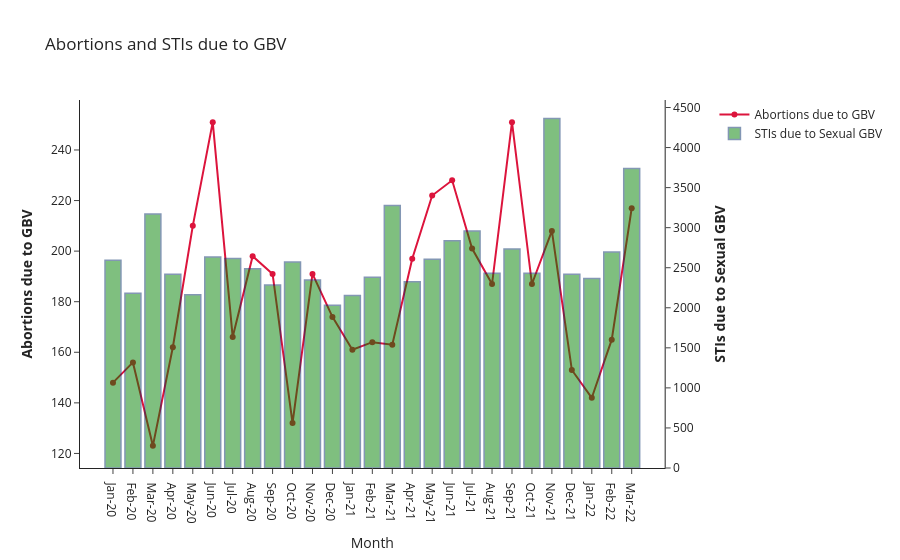

The cell this chart's notebook holds for it:
### Markdown cell above
# Injury and sexual transmitted infections

### Code cell
fig = make_subplots(specs=[[{"secondary_y": True}]])

# Add traces

fig.add_trace(
    go.Scatter(x=CEHS_all_cap["periodname"], y=CEHS_all_cap["Abortions_due_to_GBV"],
               mode='lines+markers',marker_color='crimson',
               name="Abortions due to GBV"),
    secondary_y=False,
)

fig.add_trace(
    go.Bar(x=CEHS_all_cap["periodname"], y=CEHS_all_cap["STI_due_to_Sexual_Gender_Based_Violence"], 
           name="STIs due to Sexual GBV",
           marker_color ='green',
           marker_line_width=1.5,
           marker_line_color='rgb(8,48,107)',
          opacity=0.5),
    secondary_y=True,
)


# Add figure title
fig.update_layout(
    title_text="Abortions and STIs due to GBV"
)

# Set x-axis title
fig.update_xaxes(title_text="Month")

# Set y-axes titles
fig.update_yaxes(title_text="<b>Abortions due to GBV</b>", secondary_y=False)
fig.update_yaxes(title_text="<b>STIs due to Sexual GBV</b>", secondary_y=True)
fig.layout.template = 'simple_white'
fig.show()

### Figure 1 — Plotly figure (JSON) as saved in the notebook; plotly's stock layout.template omitted (floating-point values rounded to 4 significant figures)
{"data": [{"marker": {"color": "crimson"}, "mode": "lines+markers", "name": "Abortions due to GBV", "type": "scatter", "x": ["Jan-20", "Feb-20", "Mar-20", "Apr-20", "May-20", "Jun-20", "Jul-20", "Aug-20", "Sep-20", "Oct-20", "Nov-20", "Dec-20", "Jan-21", "Feb-21", "Mar-21", "Apr-21", "May-21", "Jun-21", "Jul-21", "Aug-21", "Sep-21", "Oct-21", "Nov-21", "Dec-21", "Jan-22", "Feb-22", "Mar-22"], "xaxis": "x", "y": [148, 156, 123, 162, 210, 251, 166, 198, 191, 132, 191, 174, 161, 164, 163, 197, 222, 228, 201, 187, 251, 187, 208, 153, 142, 165, 217], "yaxis": "y"}, {"marker": {"color": "green", "line": {"color": "rgb(8,48,107)", "width": 1.5}}, "name": "STIs due to Sexual GBV", "opacity": 0.5, "type": "bar", "x": ["Jan-20", "Feb-20", "Mar-20", "Apr-20", "May-20", "Jun-20", "Jul-20", "Aug-20", "Sep-20", "Oct-20", "Nov-20", "Dec-20", "Jan-21", "Feb-21", "Mar-21", "Apr-21", "May-21", "Jun-21", "Jul-21", "Aug-21", "Sep-21", "Oct-21", "Nov-21", "Dec-21", "Jan-22", "Feb-22", "Mar-22"], "xaxis": "x", "y": [2594, 2180, 3170, 2420, 2164, 2634, 2614, 2488, 2283, 2572, 2346, 2031, 2152, 2381, 3276, 2325, 2607, 2837, 2958, 2430, 2734, 2430, 4364, 2418, 2364, 2697, 3738], "yaxis": "y2"}], "layout": {"title": {"text": "Abortions and STIs due to GBV"}, "xaxis": {"anchor": "y", "domain": [0, 0.94], "title": {"text": "Month"}}, "yaxis": {"anchor": "x", "domain": [0, 1], "title": {"text": "<b>Abortions due to GBV</b>"}}, "yaxis2": {"anchor": "x", "overlaying": "y", "side": "right", "title": {"text": "<b>STIs due to Sexual GBV</b>"}}}}
